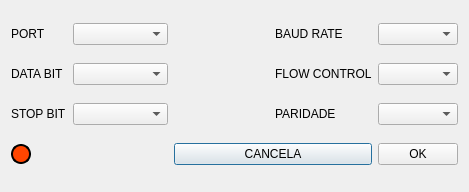
<?xml version="1.0" encoding="UTF-8"?>
<ui version="4.0">
 <class>cfgCom</class>
 <widget class="QDialog" name="cfgCom">
  <property name="geometry">
   <rect>
    <x>0</x>
    <y>0</y>
    <width>469</width>
    <height>192</height>
   </rect>
  </property>
  <property name="windowTitle">
   <string>Dialog</string>
  </property>
  <layout class="QGridLayout" name="gridLayout">
   <item row="0" column="0">
    <widget class="QLabel" name="lbPort">
     <property name="text">
      <string>PORT</string>
     </property>
    </widget>
   </item>
   <item row="0" column="1">
    <widget class="QComboBox" name="cbPort"/>
   </item>
   <item row="0" column="2">
    <spacer name="horizontalSpacer">
     <property name="orientation">
      <enum>Qt::Orientation::Horizontal</enum>
     </property>
     <property name="sizeHint" stdset="0">
      <size>
       <width>105</width>
       <height>20</height>
      </size>
     </property>
    </spacer>
   </item>
   <item row="0" column="3">
    <widget class="QLabel" name="lbBaud">
     <property name="text">
      <string>BAUD RATE</string>
     </property>
    </widget>
   </item>
   <item row="0" column="4">
    <widget class="QComboBox" name="cbBaud"/>
   </item>
   <item row="1" column="0">
    <widget class="QLabel" name="lbData">
     <property name="text">
      <string>DATA BIT</string>
     </property>
    </widget>
   </item>
   <item row="1" column="1">
    <widget class="QComboBox" name="cbData"/>
   </item>
   <item row="1" column="2">
    <spacer name="horizontalSpacer_2">
     <property name="orientation">
      <enum>Qt::Orientation::Horizontal</enum>
     </property>
     <property name="sizeHint" stdset="0">
      <size>
       <width>105</width>
       <height>20</height>
      </size>
     </property>
    </spacer>
   </item>
   <item row="1" column="3">
    <widget class="QLabel" name="lbFlow">
     <property name="text">
      <string>FLOW CONTROL</string>
     </property>
    </widget>
   </item>
   <item row="1" column="4">
    <widget class="QComboBox" name="cbFlow"/>
   </item>
   <item row="2" column="0">
    <widget class="QLabel" name="lbStop">
     <property name="text">
      <string>STOP BIT</string>
     </property>
    </widget>
   </item>
   <item row="2" column="1">
    <widget class="QComboBox" name="cbStop"/>
   </item>
   <item row="2" column="2">
    <spacer name="horizontalSpacer_3">
     <property name="orientation">
      <enum>Qt::Orientation::Horizontal</enum>
     </property>
     <property name="sizeHint" stdset="0">
      <size>
       <width>105</width>
       <height>20</height>
      </size>
     </property>
    </spacer>
   </item>
   <item row="2" column="3">
    <widget class="QLabel" name="lbPar">
     <property name="text">
      <string>PARIDADE</string>
     </property>
    </widget>
   </item>
   <item row="2" column="4">
    <widget class="QComboBox" name="cbPar"/>
   </item>
   <item row="3" column="0">
    <widget class="QFrame" name="frame">
     <property name="minimumSize">
      <size>
       <width>20</width>
       <height>20</height>
      </size>
     </property>
     <property name="maximumSize">
      <size>
       <width>20</width>
       <height>20</height>
      </size>
     </property>
     <property name="styleSheet">
      <string notr="true">#frame
{
background-color: #ff4500;
border: 2px solid darked;
border-radius: 10px;
}</string>
     </property>
     <property name="frameShape">
      <enum>QFrame::Shape::StyledPanel</enum>
     </property>
     <property name="frameShadow">
      <enum>QFrame::Shadow::Raised</enum>
     </property>
    </widget>
   </item>
   <item row="3" column="1">
    <spacer name="horizontalSpacer_5">
     <property name="orientation">
      <enum>Qt::Orientation::Horizontal</enum>
     </property>
     <property name="sizeHint" stdset="0">
      <size>
       <width>105</width>
       <height>21</height>
      </size>
     </property>
    </spacer>
   </item>
   <item row="3" column="2" colspan="2">
    <widget class="QPushButton" name="pbCancela">
     <property name="text">
      <string>CANCELA</string>
     </property>
    </widget>
   </item>
   <item row="3" column="4">
    <widget class="QPushButton" name="pbOk">
     <property name="text">
      <string>OK</string>
     </property>
    </widget>
   </item>
  </layout>
 </widget>
 <resources/>
 <connections/>
</ui>
